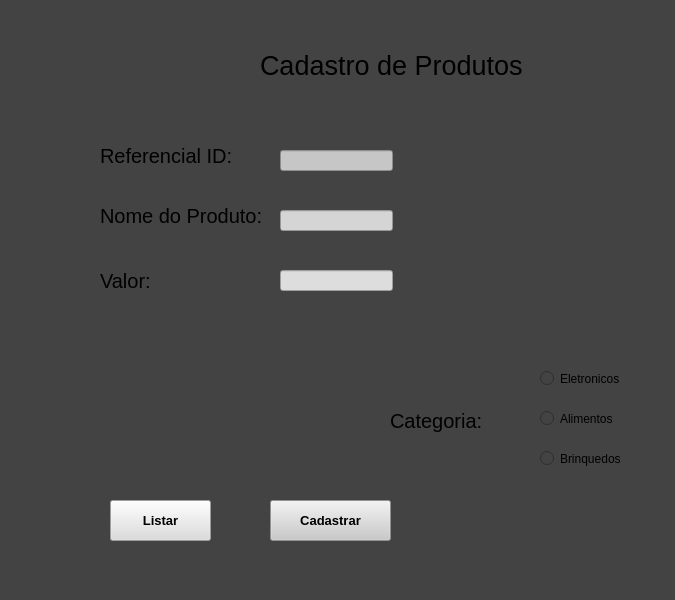
<?xml version="1.0" encoding="UTF-8"?>
<ui version="4.0">
 <class>MainWindow</class>
 <widget class="QMainWindow" name="MainWindow">
  <property name="geometry">
   <rect>
    <x>0</x>
    <y>0</y>
    <width>675</width>
    <height>600</height>
   </rect>
  </property>
  <property name="windowTitle">
   <string>MainWindow</string>
  </property>
  <property name="styleSheet">
   <string notr="true">background-color: rgb(0, 0, 127);
background-color: rgb(67, 67, 67);</string>
  </property>
  <widget class="QWidget" name="centralwidget">
   <widget class="QLabel" name="label">
    <property name="geometry">
     <rect>
      <x>260</x>
      <y>40</y>
      <width>271</width>
      <height>51</height>
     </rect>
    </property>
    <property name="font">
     <font>
      <pointsize>20</pointsize>
     </font>
    </property>
    <property name="text">
     <string>Cadastro de Produtos</string>
    </property>
   </widget>
   <widget class="QLabel" name="label_2">
    <property name="geometry">
     <rect>
      <x>100</x>
      <y>140</y>
      <width>141</width>
      <height>31</height>
     </rect>
    </property>
    <property name="font">
     <font>
      <pointsize>15</pointsize>
     </font>
    </property>
    <property name="text">
     <string>Referencial ID:</string>
    </property>
   </widget>
   <widget class="QLabel" name="label_3">
    <property name="geometry">
     <rect>
      <x>100</x>
      <y>200</y>
      <width>171</width>
      <height>31</height>
     </rect>
    </property>
    <property name="font">
     <font>
      <pointsize>15</pointsize>
     </font>
    </property>
    <property name="text">
     <string>Nome do Produto:</string>
    </property>
   </widget>
   <widget class="QLabel" name="label_4">
    <property name="geometry">
     <rect>
      <x>100</x>
      <y>270</y>
      <width>71</width>
      <height>21</height>
     </rect>
    </property>
    <property name="font">
     <font>
      <pointsize>15</pointsize>
     </font>
    </property>
    <property name="text">
     <string>Valor:</string>
    </property>
   </widget>
   <widget class="QLineEdit" name="lineEdit">
    <property name="geometry">
     <rect>
      <x>280</x>
      <y>150</y>
      <width>113</width>
      <height>21</height>
     </rect>
    </property>
    <property name="styleSheet">
     <string notr="true">background-color: rgb(255, 255, 255);
background-color: rgb(198, 198, 198);</string>
    </property>
   </widget>
   <widget class="QLineEdit" name="lineEdit_2">
    <property name="geometry">
     <rect>
      <x>280</x>
      <y>210</y>
      <width>113</width>
      <height>21</height>
     </rect>
    </property>
    <property name="styleSheet">
     <string notr="true">background-color: rgb(213, 213, 213);</string>
    </property>
   </widget>
   <widget class="QLineEdit" name="lineEdit_3">
    <property name="geometry">
     <rect>
      <x>280</x>
      <y>270</y>
      <width>113</width>
      <height>21</height>
     </rect>
    </property>
    <property name="styleSheet">
     <string notr="true">background-color: rgb(255, 255, 255);
background-color: rgb(221, 221, 221);</string>
    </property>
   </widget>
   <widget class="QRadioButton" name="radioButton">
    <property name="geometry">
     <rect>
      <x>540</x>
      <y>370</y>
      <width>82</width>
      <height>17</height>
     </rect>
    </property>
    <property name="text">
     <string>Eletronicos</string>
    </property>
   </widget>
   <widget class="QRadioButton" name="radioButton_2">
    <property name="geometry">
     <rect>
      <x>540</x>
      <y>410</y>
      <width>82</width>
      <height>17</height>
     </rect>
    </property>
    <property name="text">
     <string>Alimentos</string>
    </property>
   </widget>
   <widget class="QRadioButton" name="radioButton_3">
    <property name="geometry">
     <rect>
      <x>540</x>
      <y>450</y>
      <width>82</width>
      <height>17</height>
     </rect>
    </property>
    <property name="text">
     <string>Brinquedos</string>
    </property>
   </widget>
   <widget class="QLabel" name="label_5">
    <property name="geometry">
     <rect>
      <x>390</x>
      <y>400</y>
      <width>121</width>
      <height>41</height>
     </rect>
    </property>
    <property name="font">
     <font>
      <pointsize>15</pointsize>
     </font>
    </property>
    <property name="text">
     <string>Categoria:</string>
    </property>
   </widget>
   <widget class="QPushButton" name="pushButton">
    <property name="geometry">
     <rect>
      <x>270</x>
      <y>500</y>
      <width>121</width>
      <height>41</height>
     </rect>
    </property>
    <property name="font">
     <font>
      <pointsize>10</pointsize>
      <weight>75</weight>
      <bold>true</bold>
     </font>
    </property>
    <property name="styleSheet">
     <string notr="true">background-color: rgb(202, 202, 202);</string>
    </property>
    <property name="text">
     <string>Cadastrar</string>
    </property>
   </widget>
   <widget class="QPushButton" name="pushButton_2">
    <property name="geometry">
     <rect>
      <x>110</x>
      <y>500</y>
      <width>101</width>
      <height>41</height>
     </rect>
    </property>
    <property name="font">
     <font>
      <pointsize>10</pointsize>
      <weight>75</weight>
      <bold>true</bold>
     </font>
    </property>
    <property name="styleSheet">
     <string notr="true">background-color: rgb(220, 220, 220);</string>
    </property>
    <property name="text">
     <string>Listar</string>
    </property>
   </widget>
  </widget>
  <widget class="QMenuBar" name="menubar">
   <property name="geometry">
    <rect>
     <x>0</x>
     <y>0</y>
     <width>675</width>
     <height>21</height>
    </rect>
   </property>
  </widget>
  <widget class="QStatusBar" name="statusbar"/>
 </widget>
 <resources/>
 <connections/>
</ui>
